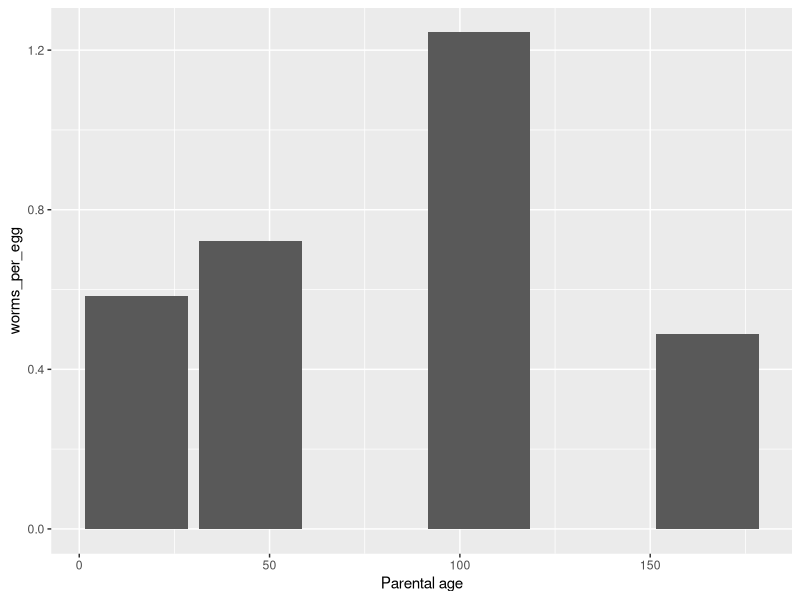

The R source for this figure:
## ---- chunk 1
knitr::opts_chunk$set(
  eval      = TRUE,
  comment   = "#",
  results   = "hold",
  message = FALSE,
  warning = FALSE,
  # collapse  = TRUE,
  fig.align = "center")
## ---- chunk 2
library(tidyverse) # this loads both dplyr and tidyr, along with other packages
library(readxl) # to read Excel files
## ---- chunk 3
# original URL:
# https://datadryad.org/stash/dataset/doi:10.5061/dryad.2k11f
dt <- read_xlsx("data/Lippens_2017.xlsx") 
## ---- chunk 4
class(dt)
## ---- chunk 5
filter(dt, `time post-infection` == 28)
## ---- chunk 6
select(dt, id, `number of adult worms`)
## ---- chunk 7
distinct(select(dt, id))
## ---- chunk 8
dt %>% # take a data table
  select(id) %>% # select a column
  distinct() # remove duplicates
## ---- chunk 9
dt %>% summarise(avg = mean(`fecal egg count`, na.rm = TRUE))
## ---- chunk 10
dt %>% summarise(avg = mean(`fecal egg count`, na.rm = TRUE), 
                 sd = sd(`fecal egg count`, na.rm = TRUE), 
                 median = median(`fecal egg count`, na.rm = TRUE))
## ---- chunk 11
dt %>% group_by(`Parental age`) %>% 
  summarise(mean = mean(`fecal egg count`, na.rm = TRUE))
## ---- chunk 12
dt %>% arrange(`number of adult worms`)
dt %>% arrange(desc(`number of adult worms`))
## ---- chunk 13
dt %>% rename(pa = `Parental age`)
## ---- chunk 14
dt %>% 
  filter(`time post-infection` == 28) %>% 
  mutate(worms_per_egg = `fecal egg count` / `number of adult worms`)
## ---- chunk 15
dt %>% 
  filter(`time post-infection` == 28) %>% 
  mutate(worms_per_egg = `fecal egg count` / `number of adult worms`) %>% 
  ggplot() + aes(x = `Parental age`, y = worms_per_egg) + geom_col(position = "dodge")
## ---- chunk 16
test <- tibble("individual" = c("ind1", "ind2"), 
               "Task A" = c(1, 3), 
               "Task B" = c(4, 1))
test
## ---- chunk 17
test %>% gather(Task, Score, 2:3)
## ---- chunk 18
test <- tibble(location = c("one", "one", "two", "two"), 
               month = c("June", "July", "June", "July"), 
               rainfall = c(12, 14, 6, 8))
test
## ---- chunk 19
test %>% spread(month, rainfall)
## ---- chunk 20
test <- tibble(name = c("Allesina, Stefano", "Kondrashov, Dmitry", "Smith, Julia"))
test
## ---- chunk 21
test %>% separate(name, into = c("last_name", "first_name"), sep = ", ")
## ---- chunk 22
test <- tibble(id = c(1, 2, 3, 4), records = c("a;b;c", "c;d", "a;e", "f"))
test
## ---- chunk 23
test %>% separate_rows(records, sep = ";")
## ---- chunk 24
for_table <- dt %>% 
  group_by(`Parental age`, `time post-infection`) %>% 
  summarise(eggs = mean(`fecal egg count`))
for_table
## ---- chunk 25
for_table %>% spread(`time post-infection`, eggs)
## ---- chunk 26
# Original URL
# https://datadryad.org/stash/dataset/doi:10.5061/dryad.80vd7q6
a <- read_xlsx("data/Derocles et al Networks.xlsx")
## ---- chunk 27
starting <- a %>% transmute(plot = `plot 1`, 
                            start = ifelse(grepl("plot", `plot 1`), 
                                           row_number(), NA)) %>% 
  filter(!is.na(start))
## ---- chunk 28
starting <- rbind(tibble(plot = "plot 1", start = 1), 
                  starting %>% mutate(start = start + 1))
starting
## ---- chunk 29
starting <- starting %>% mutate(end = lead(start) - 3)
starting
## ---- chunk 30
tail(starting)
## ---- chunk 31
starting[starting$plot == "plot 24", "end"] <- nrow(a)
tail(starting)
## ---- chunk 32
my_plot <- "plot 1"
my_start  <- 1
my_end <- 14
# build this line by line!
a %>% slice(my_start:my_end) %>% 
  gather(to, frequency, -`plot 1`) %>% 
  rename(from = `plot 1`) %>% 
  add_column(plot = my_plot) %>% 
  mutate(frequency = as.numeric(frequency)) %>% 
  filter(frequency > 0) %>% 
  select(plot, from, to, frequency)
## ---- chunk 33
my_data <- tibble()
for (i in 1:nrow(starting)){
  my_plot <- starting$plot[i]
  my_start  <- starting$start[i]
  my_end <- starting$end[i]
  # build this line by line!
  my_data <- rbind(my_data,
    a %>% slice(my_start:my_end) %>% 
    gather(to, frequency, -`plot 1`) %>% 
    rename(from = `plot 1`) %>% 
    add_column(plot = my_plot) %>% 
    mutate(frequency = as.numeric(frequency)) %>% 
    filter(frequency > 0) %>% 
    select(plot, from, to, frequency))
}
## ---- chunk 34
my_data %>% 
  group_by(from, to) %>% 
  summarise(num = n(), 
            mean = mean(frequency), 
            sd = sd(frequency)) %>% 
  arrange(desc(mean))
